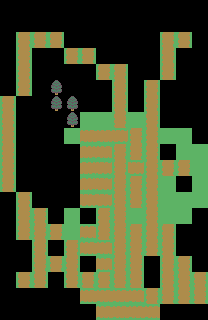

This is a level from a 2D game, rendered from its Tiled map with the project's own tilesets. A one-line summary and the complete map file follow:
An orthogonal 13x20 tile map with 16x16 px tiles, 1 tile layer (Tile Layer 1) and 1 object (a).

<map version="1.8" tiledversion="1.8.2" orientation="orthogonal" renderorder="right-down" width="13" height="20" tilewidth="16" tileheight="16" infinite="0" nextlayerid="4" nextobjectid="2">
 <tileset firstgid="1" source="AnimTileset.tsx" />
 <layer id="1" name="Tile Layer 1" width="13" height="20">
  <data encoding="csv">
0,0,0,0,0,0,0,0,0,0,0,0,0,
0,0,0,0,0,0,0,0,0,0,0,0,0,
0,3,3,3,0,0,0,0,0,0,3,3,0,
0,3,0,0,3,3,0,0,0,0,3,0,0,
0,3,0,0,0,0,3,3,0,0,3,0,0,
0,3,0,2,0,0,0,3,0,3,0,0,0,
3,0,0,2,2,0,0,3,0,3,0,0,0,
3,0,0,0,2,1,1,3,1,3,0,0,0,
3,0,0,0,1,2684354563,2684354563,1610612739,3,3,1,1,0,
3,0,0,0,0,536870915,2684354563,3,3,3,0,1,1,
3,0,0,0,0,536870915,1610612739,3,1610612739,3,3,3,1,
3,0,0,0,0,536870915,1610612739,3,3,3,1,0,1,
0,3,0,0,0,1610612739,1610612739,3,3,3,1,1,1,
0,3,3,0,1,0,3,3,1,3,1,1,0,
0,3,3,3,1,2684354563,3,3,3,3,3,0,0,
0,0,3,0,3,2684354563,2684354563,3,3,3,3,0,0,
0,0,3,3,3,0,2684354563,3,3,0,3,3,0,
0,3,3,0,3,3,3,3,3,0,3,3,3,
0,0,0,0,0,2684354563,2684354563,2684354563,2684354563,3,3,3,3,
0,0,0,0,0,0,2684354563,2684354563,2684354563,2684354563,0,0,0
</data>
 </layer>
 <objectgroup id="2" name="Object Layer 1">
  <object id="1" name="a" gid="1" x="42.8404" y="197.007" width="54" height="16" rotation="137" />
 </objectgroup>
 <imagelayer id="3" name="Image Layer 1" />
</map>
